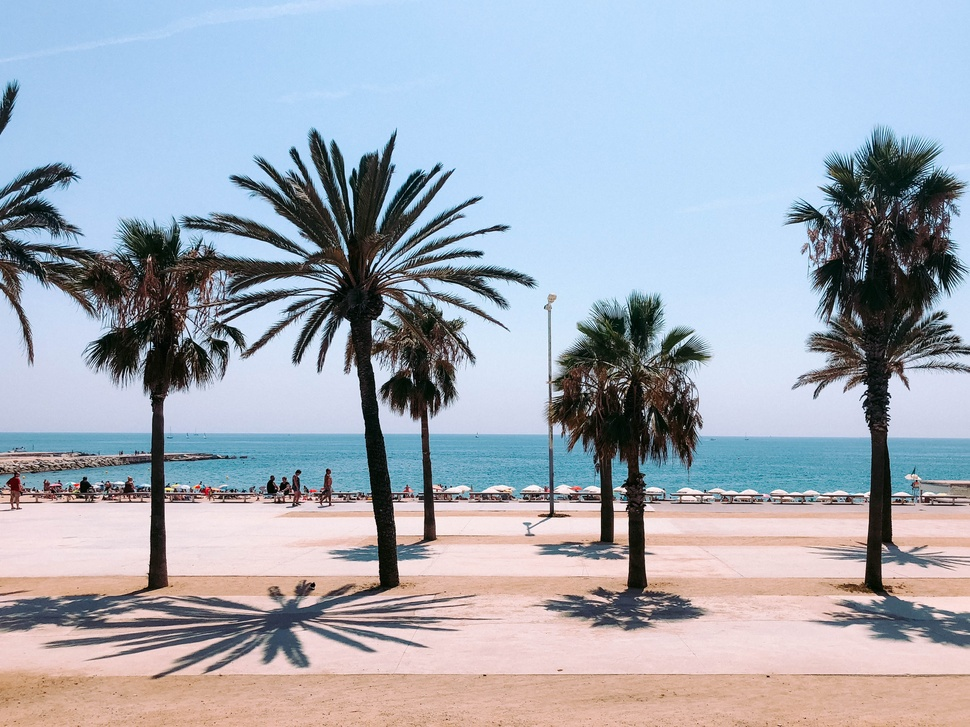
#> input picture img_operations/la_barceloneta.jpg, 970 x 727 px, shrunk from 4032 x 3024 before the run
$ python histogram.py la_barceloneta.jpg
#> lines starting #> are read from the running program, lines starting #| are printed output that depends on the picture
#*********************************
# Get image histogram
'''
Call:

	$ python histogram.py <img_name>

where:
	<img_name> is the file name of the input image
'''
#*********************************

import cv2
import numpy as np
import matplotlib.pyplot as plt
import sys

'''
Histograms give a distribution of the pixel intensity values.
By using image histograms, we can get a better idea about the contrast,
brightness, intensity dist., etc.

Use 'bins' to count number of pixles that fall within a certain intensity range.
(e.g. 256 bins for all 256 intensity values, or 16 bins, or 32, etc.)
'''

img_name = sys.argv[1]
print('Image {}'.format(img_name))

#img = cv2.imread(img_name, 0) # get image

# Using opencv to calculate histogram
#hist = cv2.calcHist([img], [0], None, [256], [0, 256])

# Using numpy to calculate histogram (grayscale), and display it
#plt.hist(img.ravel(), 256, [0, 256])
#plt.show()

# Using cv2 to calculate color histograms
img = cv2.imread(img_name)
#> img is the input picture: shape (727, 970, 3); mean B, G, R 183.7, 171.8, 164.3
color = ('b','g','r')

for i,col in enumerate(color):
    histr = cv2.calcHist([img],[i],None,[256],[0,256])
    plt.plot(histr,color = col)
    plt.xlim([0,256])

plt.show()
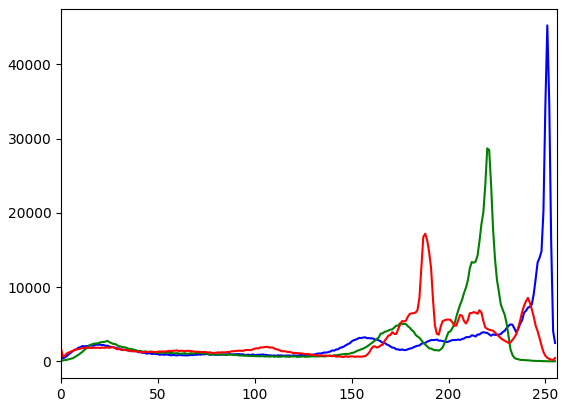
#> figure drawn by matplotlib, 1 panel; curve peaks at x = 251, y = 45231; curve peaks at x = 220, y = 28685; curve peaks at x = 188, y = 17193
